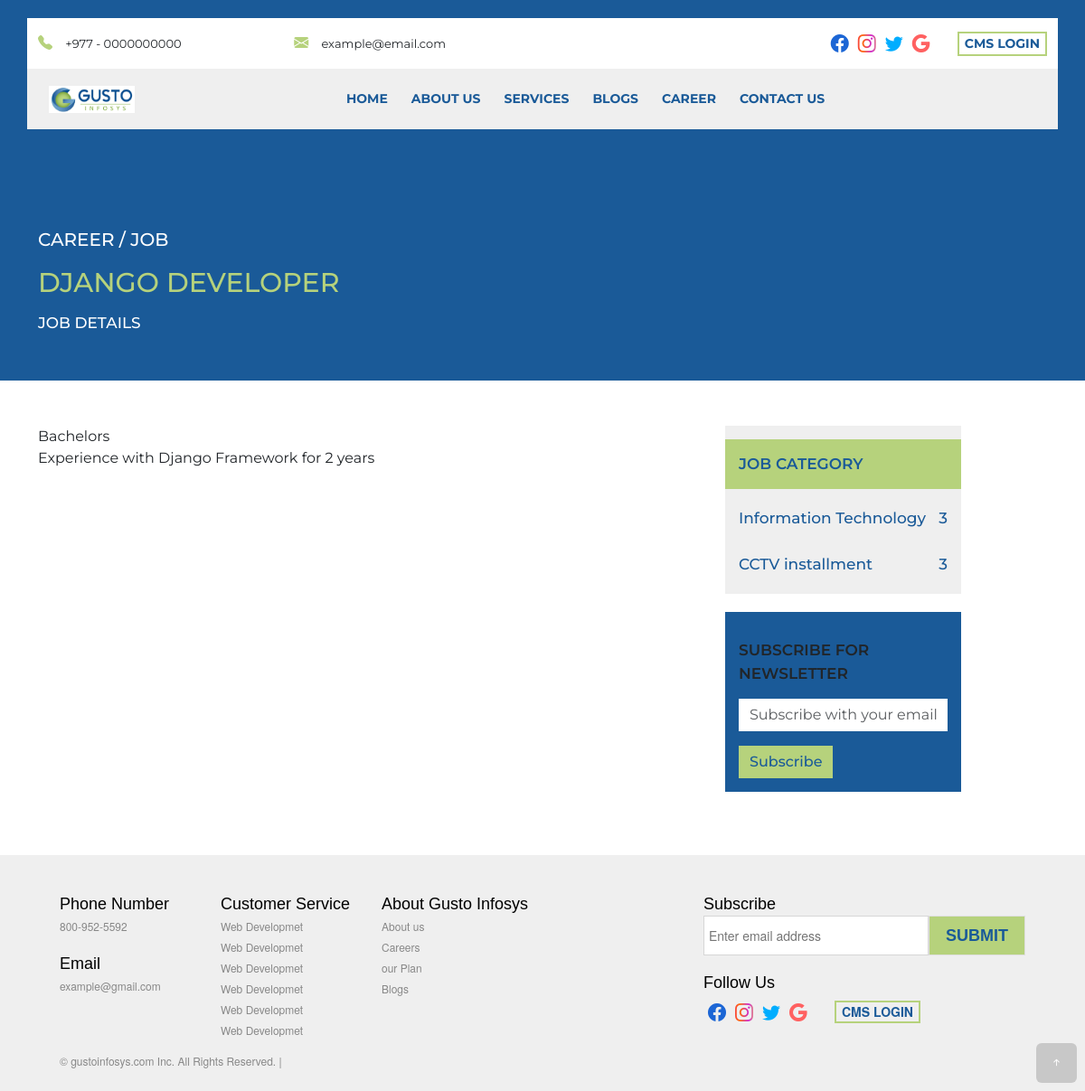
Page /careerview/1 on the committed database.
### myapp/models.py (models this page shows, shortened)
class Career(models.Model):
    category = models.ForeignKey(CareerCategory, on_delete=models.CASCADE)
    title = models.CharField(max_length=100)
    deadline = models.DateField()
    education = models.CharField(max_length=450)
    experience = models.CharField(max_length=250)

class CareerCategory(models.Model):
    category = models.CharField(max_length=150)

### myapp/views.py (the view)
# urls.py: path('careerview/<int:id>', views.career_view, name="careerview"),
def career_view(request, id):
    career = Career.objects.get(id = id)
    categories = CareerCategory.objects.all()
    data = {}
    data['careers'] = career
    data['categories'] = categories
    return render(request, 'carrer view.html', data)

### templates/carrer view.html (shortened to what this page needs)
<!DOCTYPE html>
{% load static %}
<html lang="en">
<head>
    <link rel="stylesheet" href="{% static 'node_modules\bootstrap\dist\css\bootstrap.min.css'%}">
    <link rel="stylesheet" href="{% static 'node_modules\bootstrap-icons\font\bootstrap-icons.css'%}">
    <link rel="stylesheet" href="{% static 'owlcarousel\dist\assets\owl.carousel.min.css'%}">
    <link rel="stylesheet" href="{% static 'owlcarousel\dist\assets\owl.theme.default.css'%}">
    <link rel="stylesheet" href="{% static 'node_modules\aos\dist\aos.css'%}" />
    <link rel="stylesheet" href="{% static 'css\main.css'%}">
    <link rel="stylesheet" href="{% static 'css/carrer.css'%}">
</head>
<body >
<div class="postion-relative ">
  <section class="header" data-aos="fade-down">
    <div class="container bg-white">
      <div class="row py-2">
        <div class="col-md-5  header_contact">
          <div class="header_contact_phone">
            <i class="bi bi-telephone-fill "></i>
            <span>+977 - 0000000000</span>
          </div>
          <div class="header_contact_email">
            <i class="bi bi-envelope-fill "></i>
            <span>example@email.com</span>
          </div>
        </div>
        <div class="col-md-7  header_social">
          <i class="bi bi-facebook" onclick="location.href='#'"></i>
          <i class="bi bi-instagram"onclick="location.href='#'"></i>
          <i class="bi bi-twitter"onclick="location.href='#'"></i>
          <i class="bi bi-google"onclick="location.href='#'"></i>
          <button  class="text-uppercase button_1" onclick="location.href('#')">CMS login</button>
        </div>
      </div>
    </div>
    <section class="">
      <div class="container header_bg">
        <div class="row">
          <div class="col-md-12">
            <nav class="navbar navbar-expand-lg navbar-light ">
              <div class="container-fluid">
                <img class="header_logo" src="{% static 'image\gustologo.jpg'%}" alt="">
                <div class="collapse navbar-collapse justify-content-center" id="navbarSupportedContent">
                  <ul class="navbar-nav mb-2 mb-lg-0 header_links">
                    <li class="nav-item header_links_list">
                      <a class="nav-link  text-uppercase header_link" aria-current="page" href="{% url 'home' %}">Home</a>
                    </li>
                    <li class="nav-item header_links_list">
                      <a class="nav-link  text-uppercase header_link" aria-current="page" href="{% url 'aboutus' %}">About Us</a>
                    </li>
                    <li class="nav-item dropdown header_links_list header_drop">
                      <a class="nav-link dropdown-toggle text-uppercase header_drop_link" href="#" id="navbarDropdown" role="button" data-bs-toggle="dropdown" aria-expanded="false">
                        Services
                      </a>
                    </li>
                    <li class="nav-item header_links_list">
                      <a class="nav-link text-uppercase header_link" aria-current="page" href="{% url 'blog'%}">blogs</a>
                    </li>
                    <li class="nav-item header_links_list">
                      <a class="nav-link text-uppercase header_link" aria-current="page" href="{% url 'career'%}">Career</a>
                    </li>
                    <li class="nav-item header_links_list">
                      <a class="nav-link text-uppercase header_link" aria-current="page" href="{% url 'contact'%}">contact us</a>
                    </li>
                  </ul>
                </div>
              </div>
            </nav>
          </div>
        </div>
      </div>
    </section>
  </section>
</div>
<section class="aboutus_bg">
  <div class="container">
    <div class="row">
      <div class="col-md-12">
        <div class="aboutus">
          <div class="row">
            <div class=" col-lg-12  ">
              <div class="aboutus_info">
                <p class="text-uppercase heading_1 carrer_top_head">career / job</p>
                <p class=" heading_1 aboutus_info_head job_name">{{careers.title}}</p>
                <p class=" heading_1 carrer_top_sub">job details</p>
              </div>
            </div>
          </div>
        </div>
      </div>
    </div>
  </div>
</section>
<section class="service">
  <div class="container">
    <div class="row">
      <div class="col-lg-8 col-md-8 ">
        <div class="row">
          <div class="fol-md-12">
            <div class="carrer_details pb-5">
              <p> {{careers.education}} </p>
              <p> {{careers.experience}}</p>
            </div>
          </div>
        </div>
      </div>
      <div class="col-lg-3 col-md-4">
        <div class="out_cata">
          <p class="text-uppercase">job category</p>
          {% for category in categories %}
          <ul>
            <li><a href=""><sapn>{{category.category}}</sapn> <sapn>3</sapn></a></li>
          </ul>
          {% endfor %}
        </div>
        <div class="news_sub">
          <p class="text-uppercase news_sub_top">Subscribe for newsletter</p>
          <div class="news_sub_form">
            <form>
              <div class="mb-3">
                <input type="email" class="form-control" id="exampleInputEmail1" placeholder="Subscribe with your email" aria-describedby="emailHelp">
              </div>
              <button type="submit" class="btn btn-primary text-capitalize">Subscribe</button>
            </form>
          </div>
        </div>
      </div>
    </div>
  </div>
</section>
<section class="footer-gray">
  <div class="container">
    <div class="row">
      <div class="col-md-12">
        <footer>
          <div class="footer-gray">
            <div class="footer-custom">
              <div class="footer-lists">
                <div class="footer-list-wrap">
                  <h6 class="ftr-hdr">Phone Number</h6>
                  <ul class="ftr-links-sub">
                    <li>800-952-5592</li>
                  </ul>
                  <h6 class="ftr-hdr">Email</h6>
                  <ul class="ftr-links-sub">
                    <li><a  rel="nofollow">example@gmail.com</a></li>
                  </ul>
                </div>
                <div class="footer-list-wrap">
                  <h6 class="ftr-hdr text-capitalize">Customer Service</h6>
                  <ul class="ftr-links-sub">
                    <li><a class="text-capitalize" href="#" rel="nofollow">web developmet</a></li>
                    <li><a class="text-capitalize" href="#" rel="nofollow">web developmet</a></li>
                    <li><a class="text-capitalize" href="#" rel="nofollow">web developmet</a></li>
                    <li><a class="text-capitalize" href="#" rel="nofollow">web developmet</a></li>
                    <li><a class="text-capitalize" href="#" rel="nofollow">web developmet</a></li>
                    <li><a class="text-capitalize" href="#" rel="nofollow">web developmet</a></li>
                  </ul>
                </div>
                <div class="footer-list-wrap">
                  <h6 class="ftr-hdr">About Gusto Infosys</h6>
                  <ul class="ftr-links-sub">
                    <li><a href="#" rel="nofollow">About us</a></li>
                    <li><a href="#" rel="nofollow">Careers</a></li>
                    <li><a href="#" rel="nofollow">our Plan</a></li>
                    <li><a href="#" rel="nofollow">Blogs </a></li>
                  </ul>
                </div>
              </div>
              <div class="footer-email">
                <h6 class="ftr-hdr">Subscribe</h6>
                <div id="ftr-email" class="ftr-email-form">
                  <form id="ftrEmailForm" method="post" action="">
                    <input type="text" name="email_address_" id="ftrEmailInput" class="input" placeholder="Enter email address" />
                    <input type="submit" class="button" value="SUBMIT" />
                  </form>
                </div>
              </div>
              <div class="footer-social ">
                <h6 class="ftr-hdr">Follow Us</h6>
                <div class="  header_social">
                  <i class="bi bi-facebook" onclick="location.href='#'"></i>
                  <i class="bi bi-instagram"onclick="location.href='#'"></i>
                  <i class="bi bi-twitter"onclick="location.href='#'"></i>
                  <i class="bi bi-google"onclick="location.href='#'"></i>
                  <button  class="text-uppercase button_1" onclick="location.href='#'">CMS login</button>
                </div>
              </div>
              <div class="footer-legal">
                <p>&copy; gustoinfosys.com Inc. All Rights Reserved. |
                </p>
              </div>
            </div>
          </div>
        </footer>
      </div>
    </div>
  </div>
</section>
<a  href="#goTop" class="href_top" id="href_top"><i class="bi bi-arrow-up-short"></i></a>
</body>
</html>

### static/css/carrer.css (style rules this page uses)
.aboutus { display: -webkit-box; display: -ms-flexbox; display: flex; padding: 50px 0px; }
.aboutus_bg { padding-top: 200px; background: #1a5a98 !important; position: relative; }
.aboutus_bg::before { content: ''; background: #1a5a98; position: absolute; height: 100%; width: 100%; top: 0px; z-index: -1; }
.aboutus_info_head { padding-top: 0px; color: #b6d27c; }
.service { padding: 50px 0px; }
.out_cata { background: #efefef; padding: 15px 0px; }
.out_cata p { font-size: 17px; font-weight: 600; padding: 15px 15px; background: #b6d27c; color: #1a5a98; }
.out_cata ul { margin: 0px; padding: 0px; padding-top: 15px; }
.out_cata ul li { list-style-type: none; }
.out_cata ul li a { text-decoration: none; color: #1a5a98; font-size: 17px; font-weight: 500; display: block; padding: 5px 15px; display: -webkit-box; display: -ms-flexbox; display: flex; -webkit-box-pack: justify; -ms-flex-pack: justify; justify-content: space-between; }
.news_sub { background: #1a5a98; padding: 15px; margin: 20px 0px; }
.news_sub_top { font-size: 17px; font-weight: 600; padding: 15px 0px; }
.news_sub_form input { border: unset !important; border-radius: 0px !important; }
.news_sub_form button { border: unset !important; border-radius: 0px !important; background: #b6d27c; color: #1a5a98; font-weight: 500; }
.carrer_top_head { font-size: 20px; color: white; padding: 0px; }
.carrer_top_sub { font-size: 17px; color: white; padding: 0px; }
.job_name { padding: 10px 0px; }

### rows in the picture
Career: title "DJANGO DEVELOPER", education "Bachelors", experience "Experience with Django Framework for 2 years"
CareerCategory: category "Information Technology"
CareerCategory: category "CCTV installment"
